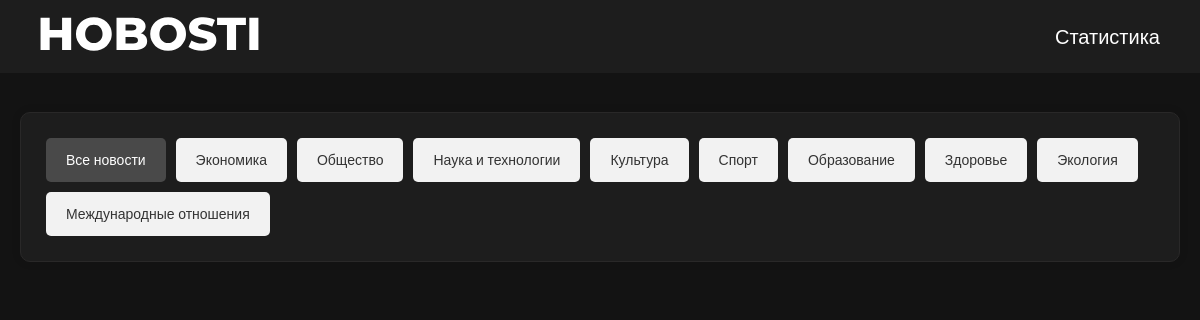
The page / on the database its author committed.
### main/models.py (models this page shows, shortened)
class Tags(models.Model):
    title = models.CharField('Название', max_length=256)
    slug = models.SlugField(max_length=255, unique=True, db_index=True, verbose_name='URL')
    def get_absolute_url(self):
        return reverse('tags', kwargs={'tag_slug': self.slug})
    class Meta:
        verbose_name = 'Тег'
        verbose_name_plural = 'Теги'

### main/views.py (the view)
# urls.py: path('', views.index, name='home'),  # http://127.0.0.1:8000/
def index(request, tag_slug=None):
    tags = Tags.objects.all()
    tag_selected = None
    if tag_slug:
        tag_selected = tag_slug
    return render(request, 'main/index.html', {'tags': tags, 'tag_selected': tag_selected})

### main/templates/main/index.html (shortened to what this page needs)
{% extends 'main/base.html'%}
{% load static %}
{% block content %}
<section class="lending">
    <div class="container">
        <div class="lending__item">
            <br>
            <br>
            <br>
            <div class="tags-block">
                {% if tag_selected == None %}
                <span class="tag_selected"> Все новости </span>
                {% else %}
                <a href="{% url 'home' %}" class="tag"> Все новости </a>
                {% endif %}
                {% for tag in tags %}
                {% if tag.slug == tag_selected %}
                <span class="tag_selected">{{ tag.title }}</span>
                {% else %}
                <a class="tag" href="{{ tag.get_absolute_url }}"> {{ tag.title }} </a>
                {% endif %}
                {% endfor %}
            </div>
        </div>
    </div>
</section>
{% endblock %}

### main/static/css/style.css (style rules this page uses)
* { box-sizing: border-box; }
a { text-decoration: none; display: inline-block; }
.container { max-width: 1920px; margin: 0 auto; padding: 0 15px; flex: 1 0 auto; }
html, body { height: 100%; }
body { font-family: 'Montserrat', sans-serif; font-style: normal; font-weight: 400; font-size: 20px; line-height: 24px; color: #FFFFFF; display: flex; flex-direction: column; }
.lending { background: #131313; background-repeat: repeat; background-size: cover; background-position: center; flex: 1 0 auto; }
.lending__item { text-align: left; padding-top: 40px; max-width: 1160px; margin: 0 auto; }
.tags-block { width: 1160px; background-color: #1D1D1D; padding: 20px; border: 1px solid #292828; border-radius: 10px; box-shadow: 0 0 10px rgba(0, 0, 0, 0.1); margin-bottom: 30px; display: flex; flex-wrap: wrap; justify-content: flex-start; }
.tag { background-color: #f2f2f2; color: #333; padding: 10px 20px; border-radius: 5px; margin: 5px; text-decoration: none; font-size: 14px; }
.tag_selected { background-color: #494949; color: #fff; padding: 10px 20px; border-radius: 5px; margin: 5px; text-decoration: none; font-size: 14px; }

### rows shown on the page
Tags: title "Экономика"
Tags: title "Общество"
Tags: title "Наука и технологии"
Tags: title "Культура"
Tags: title "Спорт"
Tags: title "Образование"
Tags: title "Здоровье"
Tags: title "Экология"
Tags: title "Международные отношения"
